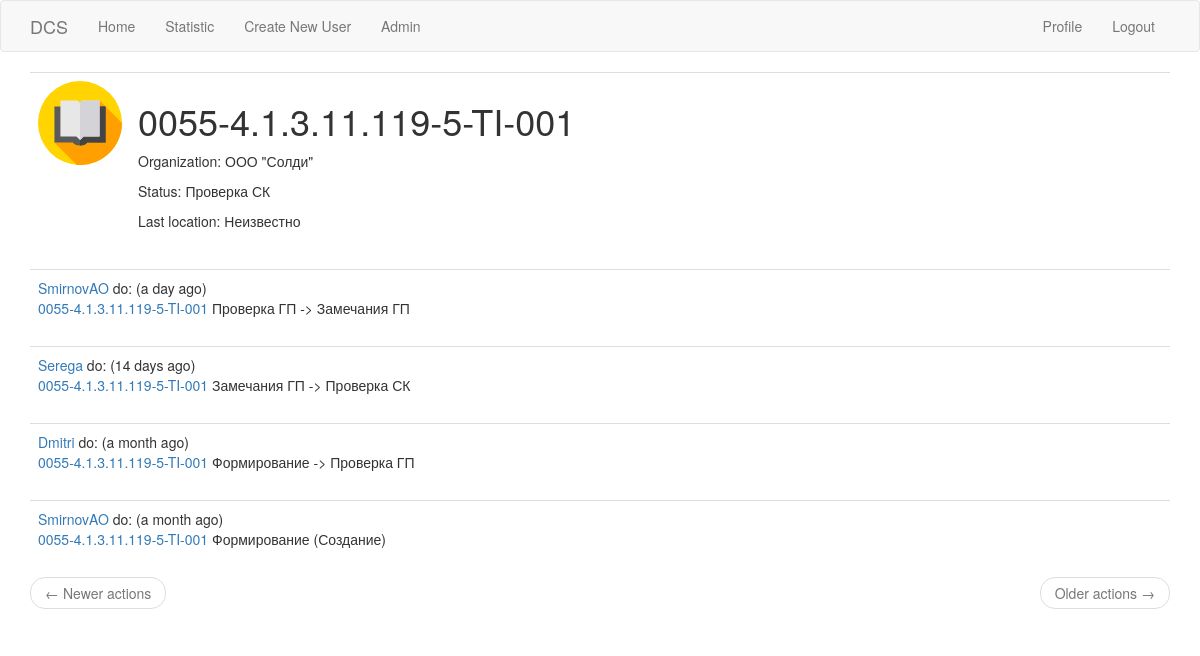
The page /book/AGPZ-000006 (signed in) on the database its author committed.
### app/models.py (models this page shows, shortened)
class Book(db.Model):
    id = db.Column(db.Integer, primary_key=True)
    qr_id = db.Column(db.String(20), index=True, unique=True)
    real_id = db.Column(db.String(140))
    company_id = db.Column(db.Integer, db.ForeignKey('company.id'))
    status_id = db.Column(db.Integer, db.ForeignKey('book_status.id'))
    actions = db.relationship('Action', backref='book', lazy='dynamic')

class Company(db.Model):
    id = db.Column(db.Integer, primary_key=True)
    org_full_name = db.Column(db.String(120), nullable=False)
    org_short_name = db.Column(db.String(20), nullable=False)
    org_type = db.Column(db.String(20), nullable=False)
    books = db.relationship('Book', backref='company', lazy='dynamic')
    users = db.relationship('User', backref='company', lazy='dynamic')

class BookStatus(db.Model):
    id = db.Column(db.Integer, primary_key=True)
    status_name = db.Column(db.String(60), nullable=False)
    books = db.relationship('Book', backref='book_status', lazy='dynamic')

class Action(db.Model):
    id = db.Column(db.Integer, primary_key=True)
    action = db.Column(db.String(140))
    timestamp = db.Column(db.DateTime, index=True, default=datetime.utcnow())
    location = db.Column(db.String(30))
    old_status_id = db.Column(db.Integer, db.ForeignKey('book_status.id'))
    new_status_id = db.Column(db.Integer, db.ForeignKey('book_status.id'))
    user_id = db.Column(db.Integer, db.ForeignKey('user.id'))
    book_id = db.Column(db.Integer, db.ForeignKey('book.id'))
    old_status = db.relationship('BookStatus', foreign_keys=[old_status_id])
    new_status = db.relationship('BookStatus', foreign_keys=[new_status_id])

class User(UserMixin, db.Model):
    id = db.Column(db.Integer, primary_key=True)
    username = db.Column(db.String(64), index=True, unique=True)
    email = db.Column(db.String(120), index=True, unique=True)
    telegram_id = db.Column(db.Integer)
    password_hash = db.Column(db.String(128))
    last_seen = db.Column(db.DateTime, default=datetime.utcnow)
    user_role_id = db.Column(db.Integer, db.ForeignKey('role.id'))
    user_company_id = db.Column(db.Integer, db.ForeignKey('company.id'))
    actions = db.relationship('Action', backref='author', lazy='dynamic')
    def has_role(self, role):
        return role == Role.query.get(self.user_role_id).role_name

### app/routes.py (the view)
@app.route('/book/<book_qr_id>')
@login_required
def book(book_qr_id):
    book = Book.query.filter_by(qr_id=book_qr_id).first_or_404()
    page = request.args.get('page', 1, type=int)
    actions = book.actions.order_by(Action.timestamp.desc()).paginate(page, app.config['ACTIONS_PER_PAGE'], False)
    next_url = url_for('book', username=book.qr_id, page=actions.next_num) if actions.has_next else None
    prev_url = url_for('book', username=book.qr_id, page=actions.prev_num) if actions.has_prev else None
    return render_template('book.html', book=book, actions=actions.items, title='Book',
                           next_url=next_url, prev_url=prev_url)

### app/models.py (called while the page is built)
@login.user_loader
def load_user(id):
    return User.query.get(int(id))

### app/routes.py (called while the page is built)
@app.before_request
def before_request():
    if current_user.is_authenticated:
        current_user.last_seen = datetime.utcnow()
        db.session.commit()

### app/templates/book.html
{% extends "base.html" %}
{% block app_content %}
    <table class="table table-hover">
        <tr>
            <td width="100px"><img src="../static/book.svg" alt="" ></td>
            <td>
                <h1>{{ book.real_id }}</h1>
                <p>Organization: {{ book.company.org_full_name }}</p>
                <p>Status: {{ book.book_status.status_name }}</p>
                <p>Last location: {{ actions[0].location }}</p>
            </td>
        </tr>
    </table>
    {% if actions %}
        {% for action in actions %}
            {% include '_action.html' %}
        {% endfor %}
        <nav aria-label="...">
        <ul class="pager">
            <li class="previous{% if not prev_url %} disabled{% endif %}">
                <a href="{{ prev_url or '#' }}">
                    <span aria-hidden="true">&larr;</span> Newer actions
                </a>
            </li>
            <li class="next{% if not next_url %} disabled{% endif %}">
                <a href="{{ next_url or '#' }}">
                    Older actions <span aria-hidden="true">&rarr;</span>
                </a>
            </li>
        </ul>
    </nav>
    {% else %}
        <h3 class="text-center text-muted bg-warning col-md-4 col-md-offset-4">Book has no actions</h3>
    {% endif %}
{% endblock %}

### app/templates/_action.html
<table class="table table-hover">
    <tr>
        <td>
            <a href="{{ url_for('user', username=action.author.username) }}">{{ action.author.username }}</a> do: ({{ moment(action.timestamp).fromNow() }})
            <br><a href="{{ url_for('book', book_qr_id=action.book.qr_id) }}">{{ action.book.real_id  }}</a> {{ action.action }}
        </td>
    </tr>
</table>

### rows shown on the page
Book: real_id "0055-4.1.3.11.119-5-TI-001"
Company: company.org_full_name "ООО \"Солди\""
BookStatus: book_status.status_name "Проверка СК"
Action: location "Неизвестно", author.username "SmirnovAO", timestamp "a day ago", book.real_id "0055-4.1.3.11.119-5-TI-001", action "Проверка ГП -> Замечания ГП"
Action: author.username "Serega", timestamp "14 days ago", book.real_id "0055-4.1.3.11.119-5-TI-001", action "Замечания ГП -> Проверка СК"
Action: author.username "Dmitri", timestamp "a month ago", book.real_id "0055-4.1.3.11.119-5-TI-001", action "Формирование -> Проверка ГП"
Action: author.username "SmirnovAO", timestamp "a month ago", book.real_id "0055-4.1.3.11.119-5-TI-001", action "Формирование (Создание)"
